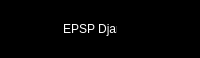
     <widget class="QFrame" name="main_header">
      <property name="maximumSize">
       <size>
        <width>16777215</width>
        <height>50</height>
       </size>
      </property>
      <property name="styleSheet">
       <string notr="true">QFrame{
	border-bottom: 1px solid #000;
	
	background-color: rgb(0, 0, 0);
}</string>
      </property>
      <property name="frameShape">
       <enum>QFrame::WinPanel</enum>
      </property>
      <property name="frameShadow">
       <enum>QFrame::Raised</enum>
      </property>
      <layout class="QHBoxLayout" name="horizontalLayout_2">
       <property name="spacing">
        <number>0</number>
       </property>
       <property name="leftMargin">
        <number>0</number>
       </property>
       <property name="topMargin">
        <number>0</number>
       </property>
       <property name="rightMargin">
        <number>0</number>
       </property>
       <property name="bottomMargin">
        <number>0</number>
       </property>
       <item>
        <widget class="QFrame" name="tittle_bar_container">
         <property name="frameShape">
          <enum>QFrame::StyledPanel</enum>
         </property>
         <property name="frameShadow">
          <enum>QFrame::Raised</enum>
         </property>
         <layout class="QHBoxLayout" name="horizontalLayout_5">
          <property name="spacing">
           <number>0</number>
          </property>
          <property name="leftMargin">
           <number>0</number>
          </property>
          <property name="topMargin">
           <number>0</number>
          </property>
          <property name="rightMargin">
           <number>0</number>
          </property>
          <property name="bottomMargin">
           <number>0</number>
          </property>
          <item>
           <widget class="QFrame" name="left_menu_toggle">
            <property name="minimumSize">
             <size>
              <width>50</width>
              <height>0</height>
             </size>
            </property>
            <property name="maximumSize">
             <size>
              <width>50</width>
              <height>16777215</height>
             </size>
            </property>
            <property name="styleSheet">
             <string notr="true">QFrame{
	background-color: #000;
}
QPushButton{
	padding: 5px 10px;
	border: none;
	border-radius: 5px;
	background-color: #000;
	color: #fff;
}
QPushButton:hover{
	background-color: rgb(0, 92, 157);
}</string>
            </property>
            <property name="frameShape">
             <enum>QFrame::StyledPanel</enum>
            </property>
            <property name="frameShadow">
             <enum>QFrame::Raised</enum>
            </property>
            <layout class="QHBoxLayout" name="horizontalLayout_4">
             <property name="spacing">
              <number>0</number>
             </property>
             <property name="leftMargin">
              <number>0</number>
             </property>
             <property name="topMargin">
              <number>0</number>
             </property>
             <property name="rightMargin">
              <number>0</number>
             </property>
             <property name="bottomMargin">
              <number>0</number>
             </property>
             <item>
              <widget class="QPushButton" name="left_menu_toggle_btn">
               <property name="minimumSize">
                <size>
                 <width>0</width>
                 <height>50</height>
                </size>
               </property>
               <property name="maximumSize">
                <size>
                 <width>50</width>
                 <height>16777215</height>
                </size>
               </property>
               <property name="cursor">
                <cursorShape>PointingHandCursor</cursorShape>
               </property>
               <property name="text">
                <string/>
               </property>
               <property name="icon">
                <iconset>
                 <normaloff>:/icons/icons/cil-menu.png</normaloff>:/icons/icons/cil-menu.png</iconset>
               </property>
               <property name="iconSize">
                <size>
                 <width>24</width>
                 <height>24</height>
                </size>
               </property>
              </widget>
             </item>
            </layout>
           </widget>
          </item>
          <item>
           <widget class="QFrame" name="tittle_bar">
            <property name="frameShape">
             <enum>QFrame::StyledPanel</enum>
            </property>
            <property name="frameShadow">
             <enum>QFrame::Raised</enum>
            </property>
            <widget class="QLabel" name="label_2">
             <property name="geometry">
              <rect>
               <x>10</x>
               <y>10</y>
               <width>281</width>
               <height>31</height>
              </rect>
             </property>
             <property name="styleSheet">
              <string notr="true">font: 14pt &quot;Impact&quot;;
color: rgb(255, 255, 255);</string>
             </property>
             <property name="text">
              <string>EPSP Djanet ( chirurgie dentaire )</string>
             </property>
            </widget>
           </widget>
          </item>
         </layout>
        </widget>
       </item>
       <item>
        <widget class="QFrame" name="top_right_btns">
         <property name="maximumSize">
          <size>
           <width>80</width>
           <height>16777215</height>
          </size>
         </property>
         <property name="styleSheet">
          <string notr="true">QPushButton{
	border-radius: 5px;
}
QPushButton:hover{
	background-color: rgb(0, 92, 157);
}</string>
         </property>
         <property name="frameShape">
          <enum>QFrame::StyledPanel</enum>
         </property>
         <property name="frameShadow">
          <enum>QFrame::Raised</enum>
         </property>
         <layout class="QHBoxLayout" name="horizontalLayout_3">
          <property name="spacing">
           <number>0</number>
          </property>
          <property name="leftMargin">
           <number>0</number>
          </property>
          <property name="topMargin">
           <number>0</number>
          </property>
          <property name="rightMargin">
           <number>0</number>
          </property>
          <property name="bottomMargin">
           <number>0</number>
          </property>
          <item>
           <widget class="QPushButton" name="minimizeButton">
            <property name="cursor">
             <cursorShape>PointingHandCursor</cursorShape>
            </property>
            <property name="text">
             <string/>
            </property>
            <property name="icon">
             <iconset>
              <normaloff>:/icons/icons/cil-minus.png</normaloff>:/icons/icons/cil-minus.png</iconset>
            </property>
            <property name="iconSize">
             <size>
              <width>24</width>
              <height>24</height>
             </size>
            </property>
           </widget>
          </item>
          <item>
           <widget class="QPushButton" name="closeButton">
            <property name="cursor">
             <cursorShape>PointingHandCursor</cursorShape>
            </property>
            <property name="text">
             <string/>
            </property>
            <property name="icon">
             <iconset>
              <normaloff>:/icons/icons/cil-x.png</normaloff>:/icons/icons/cil-x.png</iconset>
            </property>
            <property name="iconSize">
             <size>
              <width>24</width>
              <height>24</height>
             </size>
            </property>
           </widget>
          </item>
         </layout>
        </widget>
       </item>
      </layout>
     </widget>
